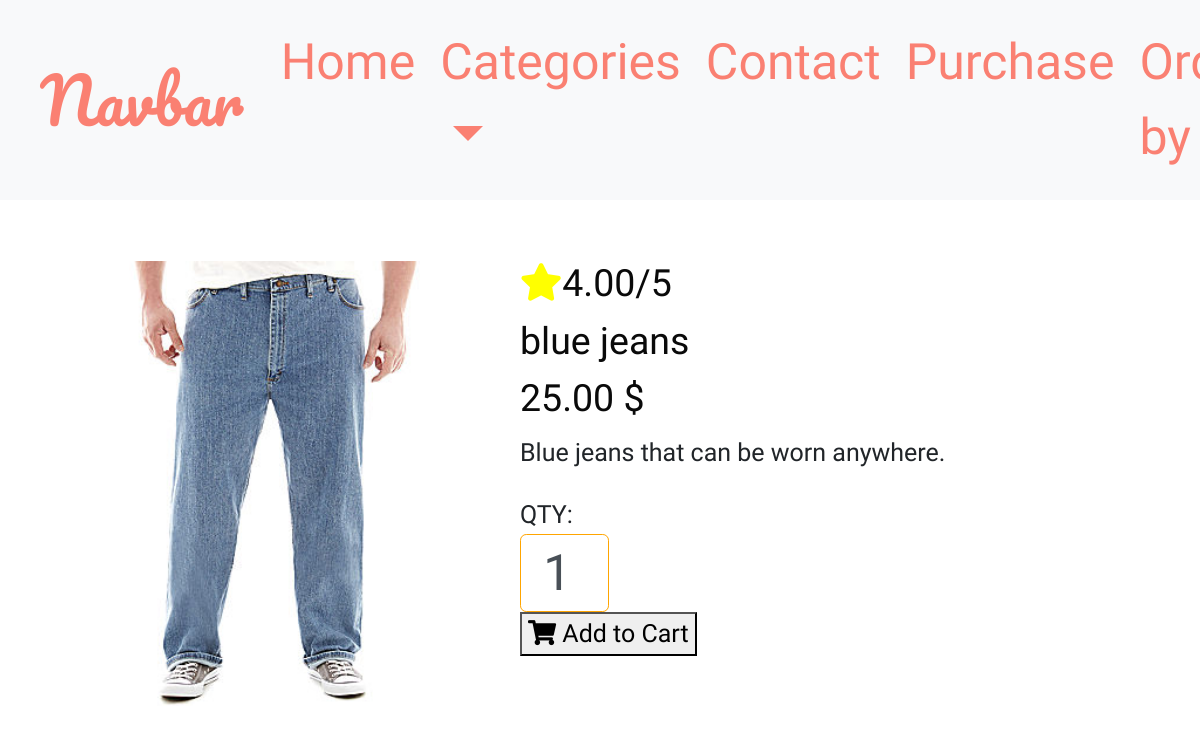
/products/1, run on the app's committed database.
### products/models.py (models this page shows, shortened)
class Product(models.Model):
    category = models.ForeignKey('Category', on_delete=models.CASCADE)
    name = models.CharField(max_length=254)
    sku = models.CharField(max_length=254, null=True, blank=True)
    description = models.TextField()
    price = models.DecimalField(max_digits=6, decimal_places=2)
    rating = models.DecimalField(max_digits=6, decimal_places=2, null=True, blank=True)
    image = models.ImageField()

### products/views.py (the view)
# urls.py: path('<id>', views.product_page, name='product_id'),
def product_page(request, id):
    product=Product.objects.get(id=id)
    related_products=Product.objects.filter(category=product.category).exclude(id=id)[:4]
    context = {
        'product': product,
        'related_products': related_products,
    }
    return render(request, 'products/product_id.html', context)

### bag/context.py (called while the page is built, shortened)
def bag_contents(request):
    bag_items = []
    total = 0
    product_count = 0
    bag = request.session.get('bag', {})
    if total > 50:
        delivery = 0
    else:
        delivery = 5
    grand_total = delivery + total
    context = {
        'bag_items': bag_items,
        'total': total,
        'product_count': product_count,
        'delivery': delivery,
        'grand_total': grand_total,
    }
    return context

### products/templates/products/product_id.html (shortened to what this page needs)
{% extends "base.html" %}
{% load static %}
{% block page_header %}
    <div class="container header-container">
        <div class="row">
            <div class="col"></div>
        </div>
    </div>
{% endblock %}
{% block content %}
<div class="container single-product">
    <div class="row">
        <div class="col-lg-5 ">
            <div class="image-container">
            {% if product.image %}
            <img class=" img-fluid" src="{{ product.image.url }}" alt="{{ product.name }}"  class="card-img-top" width = "100%">
            </div>
        </div>
        <div class="col-lg-5">
            <h4><i style="color:yellow;"class="fa fa-star" style="font-size: small;"></i>{{ product.rating }}/5</h4>
            {% else %}
            <h4><i class="fa fa-star" style="font-size: small;"></i>No rating</h4>
            {% endif %}
            <h4>{{ product.name }}</h4>
            <h4>{{ product.price }} $</h4>
            <p>{{ product.description }}</p>
            <div>
                <form class="form" action="{% url 'add_to_bag' product.id %}" method="POST">
                    <div id="SelectedProduct">
                        <div class="qty-input">
                            <span class="text-uppercase">QTY: </span>
                            <input class="form-control qty_input" type="number" name="quantity" value="1" min="1" max="99" data-item_id="{{ product.id }}" id="id_qty_{{ product.id }}">
                            <button type="submit" {% if product.amount < 1  %} disabled {% endif %} class="primary-btn " value="Add to Bag">
                                <i class="fa fa-shopping-cart"></i> Add to Cart
                            </button>
                        </div>
                    </div>
                </form>
            </div>
        </div>
    </div>
</div>
{% endblock %}

### static/css/base.css (style rules this page uses)
:root { --black:#2c2c54; --orange:#ff9f1a; }
html, body { font-family: 'Dongle'; font-size: 25px; overflow: auto; }
.single-product { margin-top: 5%; }
.single-product h4 { font-size: 1.5rem; color: #0a0a0a; }
.single-product input { width: 20%; height: 15%; padding-left: 5%; font-size: 2rem; border: 1px solid orange; margin-right:10%; }

### data on the page
Product: image (picture), rating "4.00", name "blue jeans", price "25.00", description "Blue jeans that can be worn anywhere.", quantity "1"
